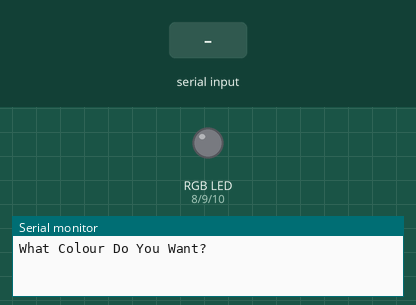
The sketch below on a simulated Arduino Uno, built with avr-gcc and run on an emulated ATmega328P. On the bench: an RGB LED mixed from three pins (HIGH = lit), the last lines printed to the serial monitor. Inputs (shaded band) come from the test bench.

Above: at 1.2 s.
1.3 s: "red" received over Serial
At 3.1 s:
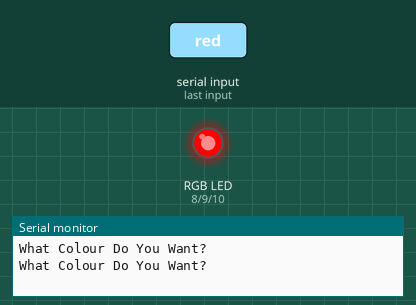
3.8 s: "green" received over Serial
At 6.0 s:
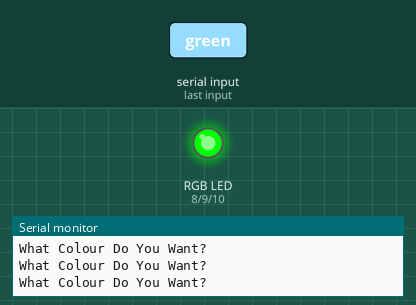
6.3 s: "blue" received over Serial
At 8.1 s:
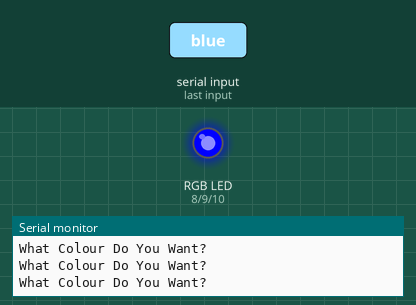
8.8 s: "aqua" received over Serial
At 11.0 s:
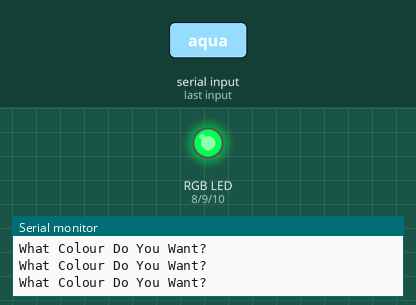
11.3 s: "low" received over Serial
At 13.0 s:
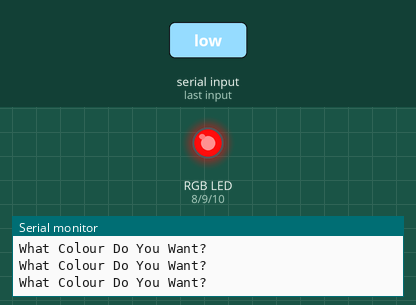
13.8 s: "mid" received over Serial
At 16.2 s:
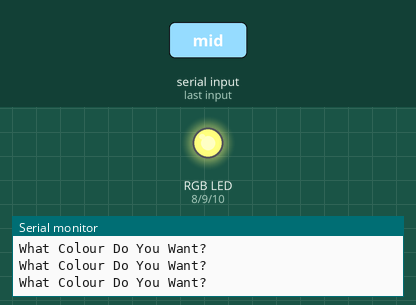
Timing chart, 0 to 17.3 s (numbered marks = the images above; inputs shaded):
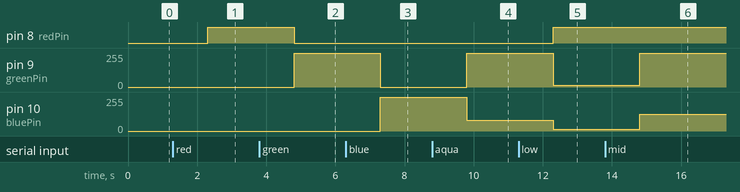

The sketch:

RGBled_uno.ino
```cpp
int redPin=8;
int greenPin=9;
int bluePin=10;
String myColor;
String msg="What Colour Do You Want?";
void setup() {
  // put your setup code here, to run once:
Serial.begin(9600);
pinMode(redPin,OUTPUT);
pinMode(greenPin,OUTPUT);
pinMode(bluePin,OUTPUT);
}

void loop() {
  // put your main code here, to run repeatedly:
Serial.println(msg);
while (Serial.available()==0){

}
myColor=Serial.readString();

if (myColor=="red"){
  digitalWrite(redPin,HIGH);
  digitalWrite(greenPin,LOW);
  digitalWrite(bluePin,LOW);
}
if (myColor=="green"){
  digitalWrite(redPin,LOW);
  digitalWrite(greenPin,HIGH);
  digitalWrite(bluePin,LOW);
}
if (myColor=="blue"){
  digitalWrite(redPin,LOW);
  digitalWrite(greenPin,LOW);
  digitalWrite(bluePin,HIGH);
}
if (myColor=="off"){
  digitalWrite(redPin,LOW);
  digitalWrite(greenPin,LOW);
  digitalWrite(bluePin,LOW);
}
if (myColor=="aqua"){
  digitalWrite(redPin,LOW);
  analogWrite(greenPin,255);
  analogWrite(bluePin,80);
}
if (myColor=="low"){
  digitalWrite(redPin,12);
  analogWrite(greenPin,12);
  analogWrite(bluePin,12);
}
if (myColor=="mid"){
  digitalWrite(redPin,125);
  analogWrite(greenPin,255);
  analogWrite(bluePin,125);
}
if (myColor=="high"){
  digitalWrite(redPin,255);
  analogWrite(greenPin,255);
  analogWrite(bluePin,255);
}
}
```

Measured:
- after the input at 1.3 s, pin 8 (redPin): LOW → HIGH after 1.0 s
- after the input at 3.8 s, pin 8 (redPin): HIGH → LOW after 1.0 s; pin 9 (greenPin): 0/255 → 255/255 after 1.0 s
- after the input at 6.3 s, pin 9 (greenPin): 255/255 → 0/255 after 1.0 s; pin 10 (bluePin): 0/255 → 255/255 after 1.0 s
- after the input at 8.8 s, pin 9 (greenPin): 0/255 → 255/255 after 1.0 s; pin 10 (bluePin): 255/255 → 80/255 after 1.0 s
- after the input at 11.3 s, pin 8 (redPin): LOW → HIGH after 1.0 s; pin 9 (greenPin): 255/255 → 12/255 after 1.0 s; pin 10 (bluePin): 80/255 → 12/255 after 1.0 s
- after the input at 13.8 s, pin 9 (greenPin): 12/255 → 255/255 after 1.0 s; pin 10 (bluePin): 12/255 → 125/255 after 1.0 s
